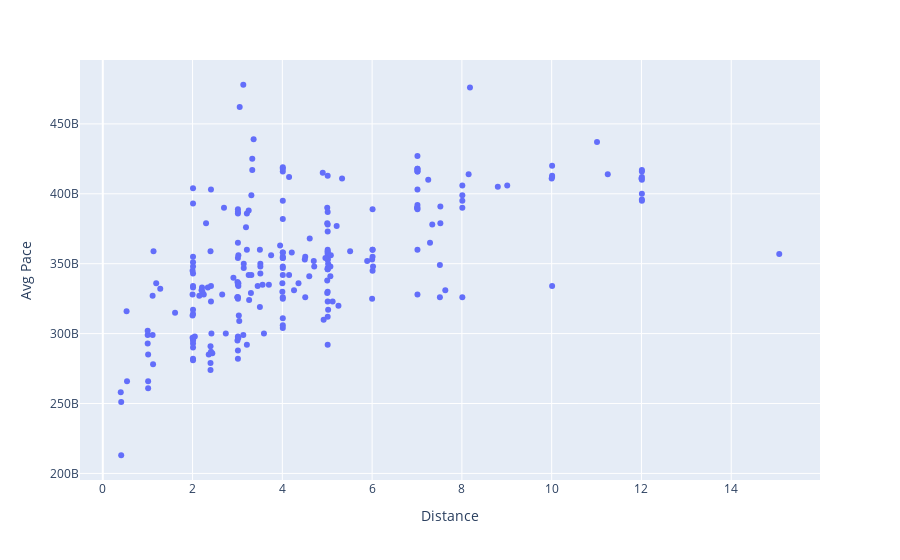

The code cell stored with this chart in its notebook:
### Code cell
fig = px.scatter(running_df, x='Distance', y='Avg Pace')
fig.show()

### Figure 1 — Plotly figure (JSON) as saved in the notebook; plotly's stock layout.template omitted (floating-point values rounded to 4 significant figures; data arrays with more than 128 entries replaced by an {"elided": "..."} marker saying what was removed)
{"data": [{"hovertemplate": "Distance=%{x}<br>Avg Pace=%{y}<extra></extra>", "legendgroup": "", "marker": {"color": "#636efa", "symbol": "circle"}, "mode": "markers", "name": "", "orientation": "h", "showlegend": false, "type": "scatter", "x": {"elided": "234 float values"}, "xaxis": "x", "y": {"elided": "234 int values"}, "yaxis": "y"}], "layout": {"legend": {"tracegroupgap": 0}, "margin": {"t": 60}, "xaxis": {"anchor": "y", "domain": [0, 1], "title": {"text": "Distance"}}, "yaxis": {"anchor": "x", "domain": [0, 1], "title": {"text": "Avg Pace"}}}}
